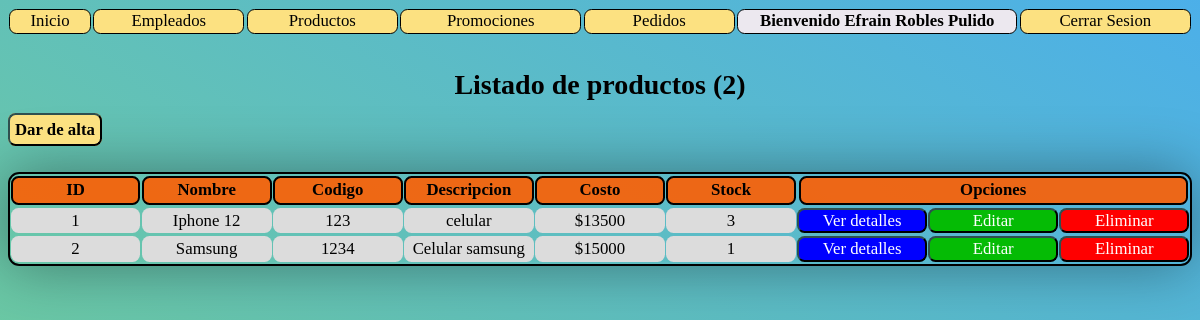
Page /Final/Administrador/productos_lista.php (signed in) on the earlier database version.
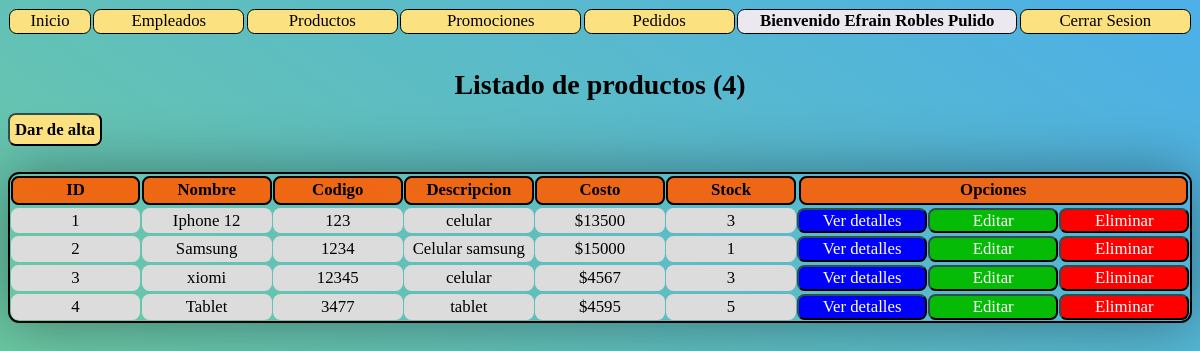
Same page on the later database version.
### tables this page shows
CREATE TABLE `productos` (
  `id` int(11) NOT NULL,
  `nombre` varchar(128) NOT NULL,
  `codigo` varchar(32) NOT NULL,
  `descripcion` text NOT NULL,
  `costo` double NOT NULL,
  `stock` int(11) NOT NULL,
  `archivo_n` varchar(255) NOT NULL,
  `archivo` varchar(128) NOT NULL,
  `status` int(1) NOT NULL DEFAULT 1,
  `eliminado` int(1) NOT NULL DEFAULT 0
);

### Final/Administrador/productos_lista.php (the view, shortened to what this page needs)
<?php
    $con = conecta();
?>
<html>
    <head>
        <link rel="stylesheet" type="text/css" href="./css/style_list.css?v=<?php echo time(); ?>">
    </head>
    <body>
        <?php
            include('menu.php');
            $sql = "SELECT * FROM productos
                    WHERE status = 1 AND eliminado = 0";
            $res = $con->query($sql);
            $num = $res->num_rows;
            echo "<br><h1>Listado de productos ($num)</h1>";
        ?>
        <a class='opciones' id="crearRegistro" href="./productos_alta.php"><b>Dar de alta</b></a><br><br>
        <br>
        <div class="table">
            <div class='header' >
                <div id="id"><b>ID</b></div>
                <div id="nombre"><b>Nombre</b></div>
                <div id="codigo"><b>Codigo</b></div>
                <div id="descripcion"><b>Descripcion</b></div>
                <div id="costo"><b>Costo</b></div>
                <div id="stock"><b>Stock</b></div>
                <div id="opciones"><b>Opciones</b></div>
            </div>
            <?php
                while($row = $res->fetch_array()){
                    $id = $row["id"];
                    $nombre = $row["nombre"];
                    $codigo = $row["codigo"];
                    $descripcion = $row["descripcion"];
                    $costo = $row["costo"];
                    $stock = $row["stock"];
                    echo "
                        <div class='info$id'>
                            <div id='$id'>$id</div>
                            <div id='nombre'>$nombre</div>
                            <div id='codigo'>$codigo</div>
                            <div id='descripcion'>$descripcion</div>
                            <div id='costo'>$$costo</div>
                            <div id='stock'>$stock</div>
                            <a id='detalles' href='./productos_detalles.php?id=$id'>Ver detalles</a>
                            <a id='editar' href='./productos_editar.php?id=$id'>Editar</a>
                            <a id='eliminar' href='javascript:void(0);' onclick='eliminaAjax($id);'>Eliminar</a>
                        </div>";
                }
            ?>
        </div>
    </body>

Differences in the rows shown:
added productos: id "3", nombre "xiomi", codigo "12345", descripcion "celular", costo "4567", stock "3"
added productos: id "4", nombre "Tablet", codigo "3477", descripcion "tablet", costo "4595", stock "5"
Other differences:
$num: "2" → "4"
